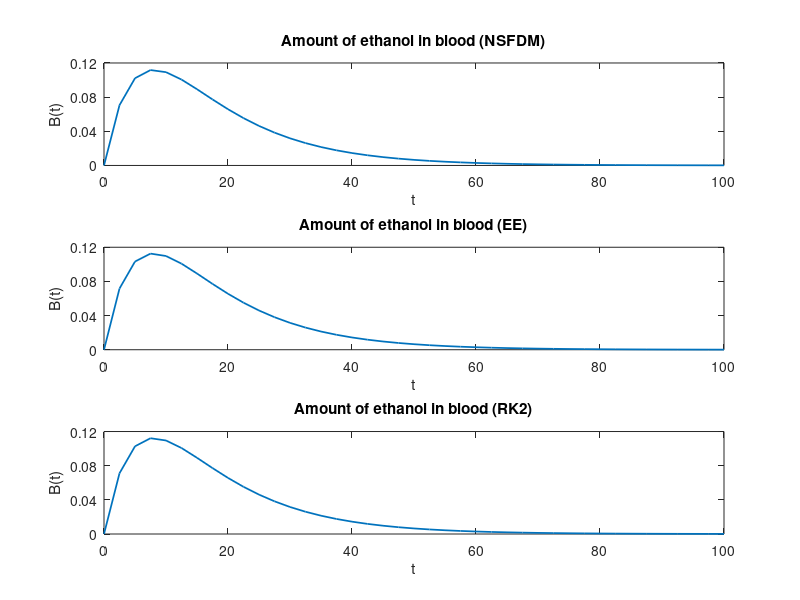

The MATLAB source for this figure:
% Example 01: Equilibrium State Of Ethanol Metabolism Model

% Step 01: Definition Of Problem Parameters

% Constant Problem Parameters

a = 0.08;
b = 0.20;
c = 0.05;
d = 0.01;

% Time Vector

T = 100;
h = 0.1;
t = (0:h:T)';

% Initialize Solution Vectors

% Solution Vectors Of NSFDM

A_NSFDM = zeros(length(t),1);
B_NSFDM = zeros(length(t),1);
C_NSFDM = zeros(length(t),1);

% Solution Vectors Of EE

A_EE = zeros(length(t),1);
B_EE = zeros(length(t),1);
C_EE = zeros(length(t),1);

% Solution Vectors Of RK2

A_RK2 = zeros(length(t),1);
B_RK2 = zeros(length(t),1);
C_RK2 = zeros(length(t),1);

% Initial Conditions

A_NSFDM(1) = 0.5;
B_NSFDM(1) = 0;
C_NSFDM(1) = 0;

A_EE(1) = 0.5;
B_EE(1) = 0;
C_EE(1) = 0;

A_RK2(1) = 0.5;
B_RK2(1) = 0;
C_RK2(1) = 0;

% Step 02: Computations

A_NSFDM = A_NSFDM(1).*exp(-a*t);
A_EE    = A_EE(1).*exp(-a*t);
A_RK2   = A_RK2(1).*exp(-a*t);

% Solution Loop For NSFDM

for j = 1:1:(length(t)-1)
  %h = t(j+1) - t(j);
  C_NSFDM(j+1) = C_NSFDM(j)/(1 + (h*b)/(1 + h*b) + (h*c)/(d+C_NSFDM(j))) + (h*b*B_NSFDM(j) + h^2*a*b*A_NSFDM(j+1))/((1 + (h*b)/(1 + h*b) + (h*c)/(d+C_NSFDM(j))) * (1 + h*b));
  B_NSFDM(j+1) = (B_NSFDM(j) + h*a*A_NSFDM(j+1) + h*b*C_NSFDM(j+1))/(1 + h*b);
endfor

% Solution Loop For EE

for j = 1:1:(length(t)-1)
  B_EE(j+1) = B_EE(j) + h*(b*C_EE(j) - b*B_EE(j) + a*A_EE(1)*exp(-a*t(j+1)));
  C_EE(j+1) = C_EE(j) + h*(b*B_EE(j) - b*C_EE(j) - (c*C_EE(j))/(d+C_EE(j)));
endfor

% Solution Loop For RK2

for j = 1:1:(length(t)-1)
  k_1B = b*C_RK2(j) - b*B_RK2(j) + a*A_RK2(1)*exp(-a*t(j+1));
  k_1C = b*B_RK2(j) - b*C_RK2(j) - (c*C_RK2(j))/(d+C_RK2(j));
  k_2B = b*(C_RK2(j)+h*k_1C) - b*(B_RK2(j)+h*k_1B) + a*A_RK2(1)*exp(-a*t(j+1));
  k_2C = b*(B_RK2(j)+h*k_1B) - b*(C_RK2(j)+h*k_1C) - (c*(C_RK2(j)+h*k_1C))/(d+(C_RK2(j)+h*k_1C));
  B_RK2(j+1) = B_RK2(j) + (h/2)*(k_1B + k_2B);
  C_RK2(j+1) = C_RK2(j) + (h/2)*(k_1C + k_2C);
endfor

% Step 03: Plots Of Solution Components

##figure(1)
##plot(t,A_NSFDM)
##title('Amount Of Ethanol A(t) In Stomach')
##xlabel('t')
##ylabel('A(t)')
##
##figure(2)
##plot(t,B_NSFDM)
##title('Amount of Ethanol B(t) In Blood')
##xlabel('t')
##ylabel('B(t)')
##
##figure(3)
##plot(t,C_NSFDM)
##title('Amount Of Ethanol C(t) In Liver')
##xlabel('t')
##ylabel('C(t)')
##
##figure(4)
##plot(t,A_NSFDM+B_NSFDM+C_NSFDM)
##title('Total Amount Of Ethanol N(t) In Body')
##xlabel('t')
##ylabel('N(t)')

##figure(1)
##plot(t,A_RK2)
##title('Amount Of Ethanol A(t) In Stomach')
##xlabel('t')
##ylabel('A(t)')
##
##figure(2)
##plot(t,B_RK2)
##title('Amount of Ethanol B(t) In Blood')
##xlabel('t')
##ylabel('B(t)')
##
##figure(3)
##plot(t,C_RK2)
##title('Amount Of Ethanol C(t) In Liver')
##xlabel('t')
##ylabel('C(t)')
##
##figure(4)
##plot(t,A_RK2+B_RK2+C_RK2)
##title('Total Amount Of Ethanol N(t) In Body')
##xlabel('t')
##ylabel('N(t)')

figure(1)

subplot(3,1,1);
plot(t(1:25:end),B_NSFDM(1:25:end),'linewidth',1.25);
title('Amount of ethanol in blood (NSFDM)');
xlabel('t');
ylabel('B(t)');
yticks([0 0.04 0.08 0.12]);

subplot(3,1,2);
plot(t(1:25:end),B_EE(1:25:end),'linewidth',1.25);
title('Amount of ethanol in blood (EE)');
xlabel('t');
ylabel('B(t)');
yticks([0 0.04 0.08 0.12]);

subplot(3,1,3);
plot(t(1:25:end),B_RK2(1:25:end),'linewidth',1.25);
title('Amount of ethanol in blood (RK2)');
xlabel('t');
ylabel('B(t)');
yticks([0 0.04 0.08 0.12]);
